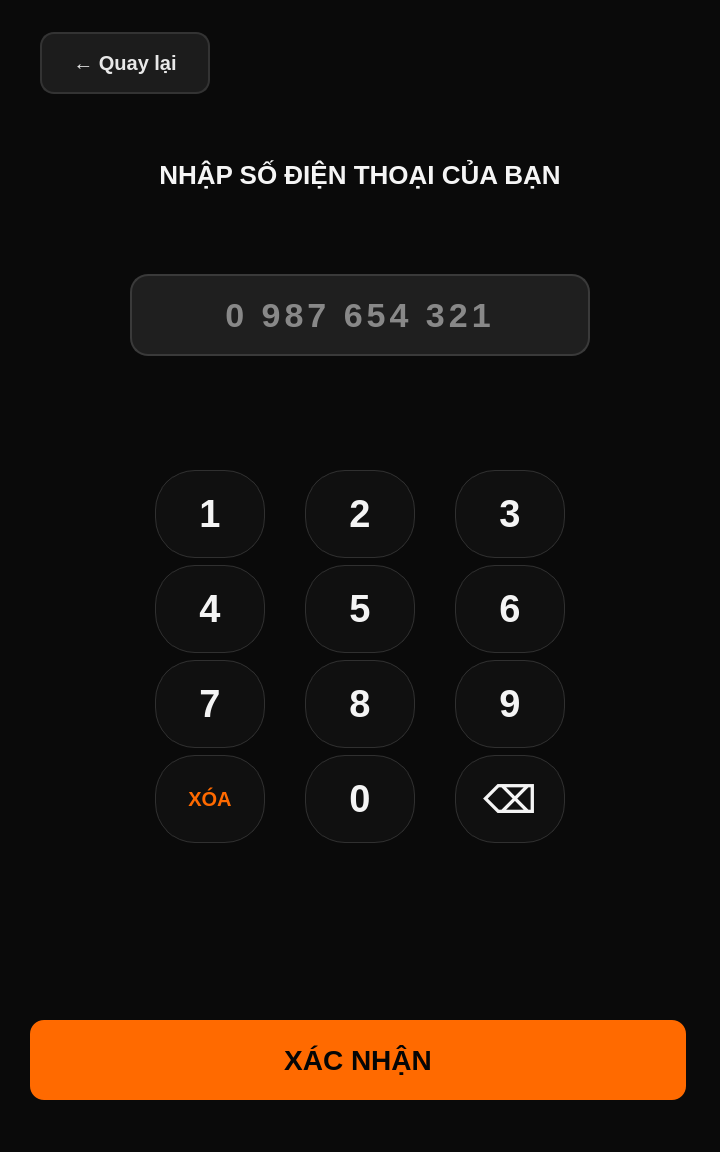
<?xml version="1.0" encoding="UTF-8"?>
<ui version="4.0">
 <class>RentPhoneScreen</class>
 <widget class="QWidget" name="RentPhoneScreen">
  <property name="geometry">
   <rect>
    <x>0</x>
    <y>0</y>
    <width>720</width>
    <height>1152</height>
   </rect>
  </property>
  <property name="windowTitle">
   <string>Form</string>
  </property>
  <property name="styleSheet">
   <string notr="true">QWidget#RentPhoneScreen {
    background-color: #0A0A0A;
    color: #E8E8E8;
    font-family: &quot;Be Vietnam Pro&quot;;
}
QLabel#lblTitle {
    background: transparent;
    color: #F5F5F5;
    font-size: 26px;
    font-weight: 900;
}
QPushButton {
    background-color: #101010;
    border: 1px solid #303030;
    border-radius: 40px;
    color: #F4F4F4;
    font-size: 38px;
    font-weight: 800;
}

QPushButton:pressed {
    background-color: #1E1E1E;
}
</string>
  </property>
  <widget class="QPushButton" name="btnBackMain">
   <property name="geometry">
    <rect>
     <x>40</x>
     <y>32</y>
     <width>170</width>
      <height>62</height>
    </rect>
   </property>
   <property name="styleSheet">
    <string notr="true">#btnBackMain {
    background-color: #1C1C1C;
    border: 2px solid #333333;
    border-radius: 14px;
    color: #E8E8E8;
    font-size: 20px;
    font-weight: bold;
    padding-left: 14px;
    padding-right: 14px;
}

#btnBackMain:pressed {
    background-color: #2A2A2A;
    border-color: #FF6600;
}</string>
   </property>
   <property name="text">
    <string>← Quay lại</string>
   </property>
  </widget>
  <widget class="QLabel" name="lblTitle">
   <property name="geometry">
    <rect>
     <x>40</x>
     <y>154</y>
     <width>640</width>
     <height>42</height>
    </rect>
   </property>
   <property name="text">
    <string>NHẬP SỐ ĐIỆN THOẠI CỦA BẠN</string>
   </property>
   <property name="alignment">
    <set>Qt::AlignmentFlag::AlignCenter</set>
   </property>
  </widget>
  <widget class="QFrame" name="phoneInputFrame">
   <property name="geometry">
    <rect>
     <x>130</x>
     <y>274</y>
     <width>460</width>
     <height>82</height>
    </rect>
   </property>
   <property name="styleSheet">
    <string notr="true">QFrame#phoneInputFrame {
    background-color: #1F1F1F;
    border: 2px solid #3A3A3A;
    border-radius: 18px;
}
QLabel#lblPrefix {
    background: transparent;
    color: #8A8A8A;
    font-size: 32px;
    font-weight: 900;
}

QLineEdit#lineEdit {
    background: transparent;
    border: none;
    color: #F2F2F2;
    font-size: 34px;
    font-weight: 900;
    letter-spacing: 4px;
    selection-background-color: #FF6600;
}</string>
   </property>
   <property name="frameShape">
    <enum>QFrame::Shape::StyledPanel</enum>
   </property>
   <property name="frameShadow">
    <enum>QFrame::Shadow::Raised</enum>
   </property>
    <widget class="QLineEdit" name="lineEdit">
     <property name="geometry">
      <rect>
       <x>20</x>
       <y>10</y>
       <width>420</width>
       <height>62</height>
      </rect>
     </property>
     <property name="text">
      <string/>
     </property>
     <property name="maxLength">
      <number>11</number>
     </property>
     <property name="frame">
      <bool>false</bool>
     </property>
     <property name="alignment">
      <set>Qt::AlignmentFlag::AlignCenter</set>
     </property>
     <property name="placeholderText">
      <string>0 987 654 321</string>
     </property>
    </widget>
  </widget>
  <widget class="QPushButton" name="btnNum1">
   <property name="geometry">
    <rect>
     <x>155</x>
     <y>470</y>
     <width>110</width>
      <height>88</height>
    </rect>
   </property>
   <property name="text">
    <string>1</string>
   </property>
  </widget>
  <widget class="QPushButton" name="btnKey0">
   <property name="geometry">
    <rect>
     <x>305</x>
     <y>755</y>
     <width>110</width>
      <height>88</height>
    </rect>
   </property>
   <property name="text">
    <string>0</string>
   </property>
  </widget>
  <widget class="QPushButton" name="btnKey6">
   <property name="geometry">
    <rect>
     <x>455</x>
     <y>565</y>
     <width>110</width>
      <height>88</height>
    </rect>
   </property>
   <property name="text">
    <string>6</string>
   </property>
  </widget>
  <widget class="QPushButton" name="btnKey2">
   <property name="geometry">
    <rect>
     <x>305</x>
     <y>470</y>
     <width>110</width>
      <height>88</height>
    </rect>
   </property>
   <property name="text">
    <string>2</string>
   </property>
  </widget>
    <widget class="QPushButton" name="btnConfirm">
     <property name="geometry">
      <rect>
       <x>30</x>
       <y>1020</y>
       <width>656</width>
       <height>80</height>
      </rect>
     </property>
     <property name="styleSheet">
      <string notr="true">QPushButton#btnConfirm {
     background-color: #FF6A00;
     border: none;
     border-radius: 14px;
     color: #050505;
     font-size: 28px;
     font-weight: 900;
 }
 </string>
     </property>
     <property name="text">
      <string>XÁC NHẬN</string>
     </property>
    </widget>
  <widget class="QPushButton" name="btnKey3">
   <property name="geometry">
    <rect>
     <x>455</x>
     <y>470</y>
     <width>110</width>
      <height>88</height>
    </rect>
   </property>
   <property name="text">
    <string>3</string>
   </property>
  </widget>
  <widget class="QPushButton" name="btnKey8">
   <property name="geometry">
    <rect>
     <x>305</x>
     <y>660</y>
     <width>110</width>
      <height>88</height>
    </rect>
   </property>
   <property name="text">
    <string>8</string>
   </property>
  </widget>
  <widget class="QPushButton" name="btnKey5">
   <property name="geometry">
    <rect>
     <x>305</x>
     <y>565</y>
     <width>110</width>
      <height>88</height>
    </rect>
   </property>
   <property name="text">
    <string>5</string>
   </property>
  </widget>
  <widget class="QPushButton" name="btnKey4">
   <property name="geometry">
    <rect>
     <x>155</x>
     <y>565</y>
     <width>110</width>
      <height>88</height>
    </rect>
   </property>
   <property name="text">
    <string>4</string>
   </property>
  </widget>
  <widget class="QPushButton" name="btnKey7">
   <property name="geometry">
    <rect>
     <x>155</x>
     <y>660</y>
     <width>110</width>
      <height>88</height>
    </rect>
   </property>
   <property name="text">
    <string>7</string>
   </property>
  </widget>
  <widget class="QPushButton" name="btnKey9">
   <property name="geometry">
    <rect>
     <x>455</x>
     <y>660</y>
     <width>110</width>
      <height>88</height>
    </rect>
   </property>
   <property name="text">
    <string>9</string>
   </property>
  </widget>
  <widget class="QPushButton" name="btnClear">
   <property name="geometry">
    <rect>
     <x>455</x>
     <y>755</y>
     <width>110</width>
      <height>88</height>
    </rect>
   </property>
   <property name="text">
    <string>⌫</string>
   </property>
  </widget>
  <widget class="QPushButton" name="btnBackspace">
   <property name="geometry">
    <rect>
     <x>155</x>
     <y>755</y>
     <width>110</width>
      <height>88</height>
    </rect>
   </property>
   <property name="styleSheet">
    <string notr="true">QPushButton#btnBackspace {
    color: #FF6A00;
    font-size: 20px;
    font-weight: 800;
}</string>
   </property>
   <property name="text">
    <string>XÓA</string>
   </property>
  </widget>
 </widget>
 <resources/>
 <connections/>
</ui>
